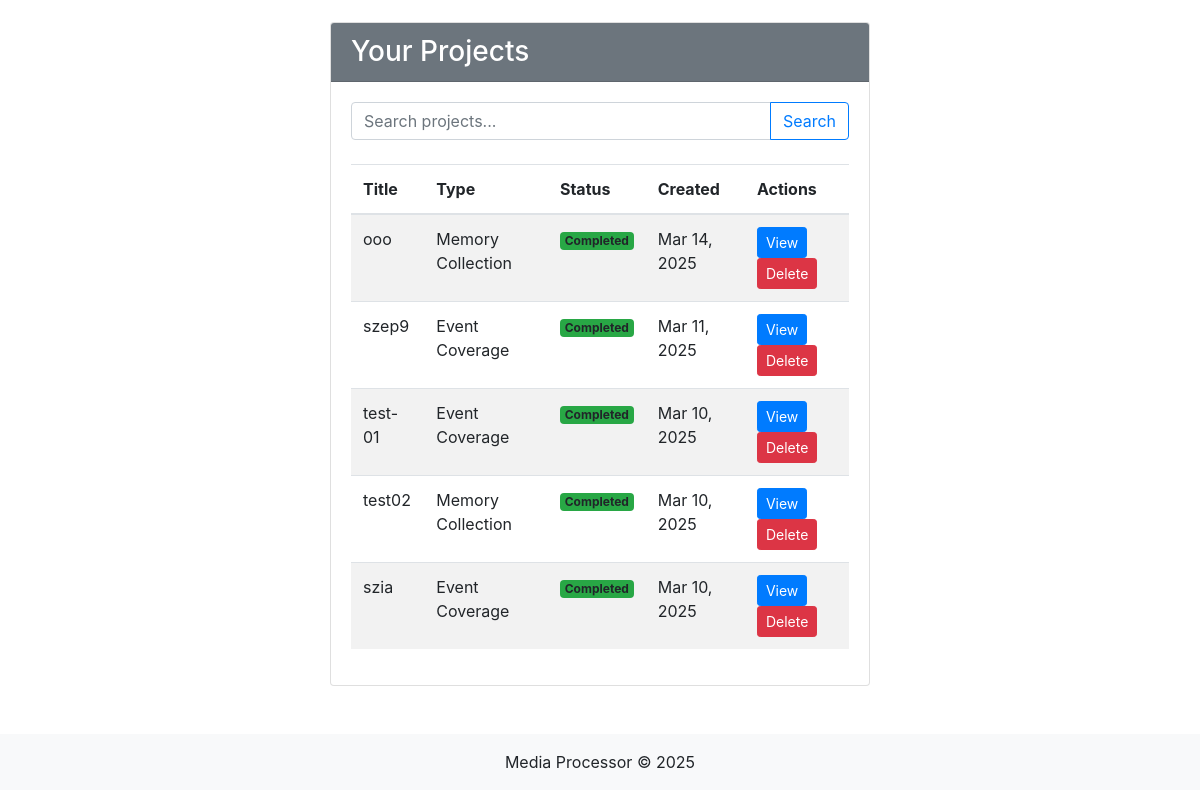
Before: /accounts/profile/ (signed in, lower part) with the older database file.
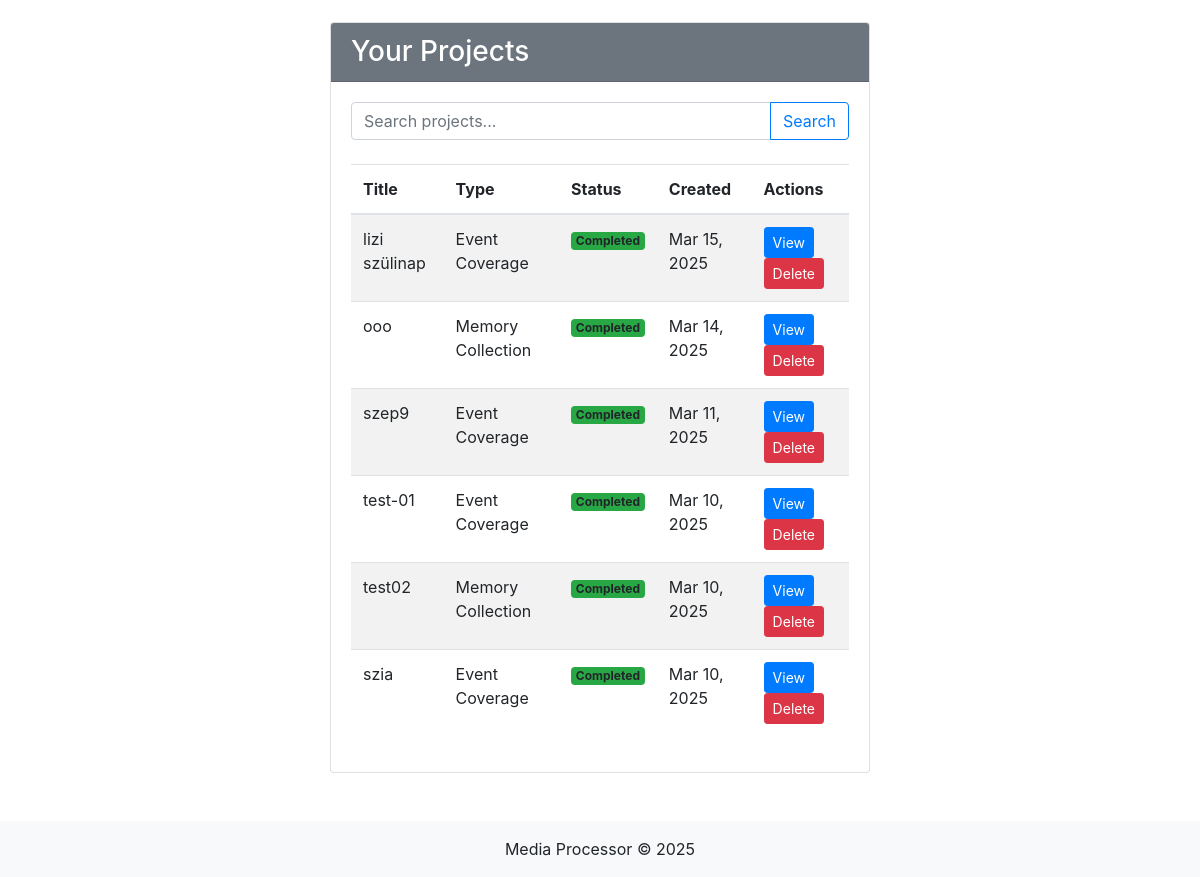
After: the same page with the newer database file.
### media_app/models.py (models this page shows, shortened)
class MediaProject(models.Model):
    STATUS_CHOICES = (
        ('pending', 'Pending'),
        ('processing', 'Processing'),
        ('completed', 'Completed'),
        ('failed', 'Failed'),
    )
    PROJECT_TYPES = (
        ('life_story', 'Life Story'),
        ('event_coverage', 'Event Coverage'),
        ('memory_collection', 'Memory Collection'),
    )
    title = models.CharField(max_length=200)
    description = models.TextField(blank=True)
    user = models.ForeignKey(User, on_delete=models.CASCADE)
    created_at = models.DateTimeField(auto_now_add=True)
    updated_at = models.DateTimeField(auto_now=True)
    status = models.CharField(max_length=20, choices=STATUS_CHOICES, default='pending')
    output_file = models.FileField(upload_to='outputs/', null=True, blank=True)
    qr_code = models.FileField(upload_to='qrcodes/', null=True, blank=True)
    type = models.CharField(max_length=20, choices=PROJECT_TYPES, default='life_story')

### accounts/views.py (the view)
# urls.py: path('profile/', views.profile, name='profile'),
@login_required
def profile(request):
    profile, created = Profile.objects.get_or_create(user=request.user)
    search_query = request.GET.get('search', '')
    projects = MediaProject.objects.filter(user=request.user)
    if search_query:
        projects = projects.filter(
            Q(title__icontains=search_query) |
            Q(description__icontains=search_query)  # Assuming MediaProject has a description field
        )
    projects = projects.order_by('-created_at')
    if request.method == 'POST':
        if 'delete_project' in request.POST:
            project_id = request.POST.get('project_id')
            try:
                project = MediaProject.objects.get(id=project_id, user=request.user)
                project.delete()
                messages.success(request, f'Project "{project.title}" deleted successfully!')
            except MediaProject.DoesNotExist:
                messages.error(request, 'Project not found or you do not have permission.')
            except Exception as e:
                logger.error(f"Error deleting project {project_id}: {str(e)}")
                messages.error(request, f'An error occurred: {str(e)}')
            return redirect('profile')
        u_form = UserUpdateForm(request.POST, instance=request.user)
        p_form = ProfileUpdateForm(request.POST, instance=profile)
        if u_form.is_valid() and p_form.is_valid():
            u_form.save()
            p_form.save()
            messages.success(request, 'Your account has been updated!')
            return redirect('profile')
    else:
        u_form = UserUpdateForm(instance=request.user)
        p_form = ProfileUpdateForm(instance=profile)
    context = {
        'u_form': u_form,
        'p_form': p_form,
        'projects': projects,
        'search_query': search_query
    }
    return render(request, 'accounts/profile.html', context)

### accounts/forms.py
class UserUpdateForm(forms.ModelForm):
    email = forms.EmailField()
    class Meta:
        model = User
        fields = ['username', 'email']

class ProfileUpdateForm(forms.ModelForm):
    class Meta:
        model = Profile
        fields = ['bio']

### accounts/templates/accounts/profile.html (shortened to what this page needs)
{% extends 'base.html' %}
{% load crispy_forms_tags %}
{% block content %}
<div class="row">
    <div class="col-md-6 offset-md-3">
        <div class="card">
            <div class="card-header bg-secondary text-white">
                <h3 class="mb-0">Your Projects</h3>
            </div>
            <div class="card-body">
                <form method="GET" class="mb-4">
                    <div class="input-group">
                        <input type="text" name="search" class="form-control" placeholder="Search projects..." value="{{ search_query }}">
                        <div class="input-group-append">
                            <button class="btn btn-outline-primary" type="submit">Search</button>
                        </div>
                    </div>
                </form>
                {% if projects %}
                    <div class="table-responsive">
                        <table class="table table-striped">
                            <thead>
                                <tr>
                                    <th>Title</th>
                                    <th>Type</th>
                                    <th>Status</th>
                                    <th>Created</th>
                                    <th>Actions</th>
                                </tr>
                            </thead>
                            <tbody>
                                {% for project in projects %}
                                    <tr>
                                        <td>{{ project.title }}</td>
                                        <td>{{ project.get_type_display }}</td>
                                        <td>
                                            <span class="badge
                                                {% if project.status == 'completed' %}bg-success
                                                {% elif project.status == 'failed' %}bg-danger
                                                {% elif project.status == 'processing' %}bg-warning
                                                {% else %}bg-info{% endif %}">
                                                {{ project.get_status_display }}
                                            </span>
                                        </td>
                                        <td>{{ project.created_at|date:"M d, Y" }}</td>
                                        <td>
                                            <a href="{% url 'project_detail' project.id %}" class="btn btn-sm btn-primary">View</a>
                                            <form method="POST" class="d-inline">
                                                <button type="submit" class="btn btn-sm btn-danger">Delete</button>
                                            </form>
                                        </td>
                                    </tr>
                                {% endfor %}
                            </tbody>
                        </table>
                    </div>
                {% endif %}
            </div>
        </div>
    </div>
</div>
{% endblock %}

Changed rows visible on the page:
added MediaProject: title "lizi szülinap", type "Event Coverage", status "Completed", created_at "Mar 15, 2025"
